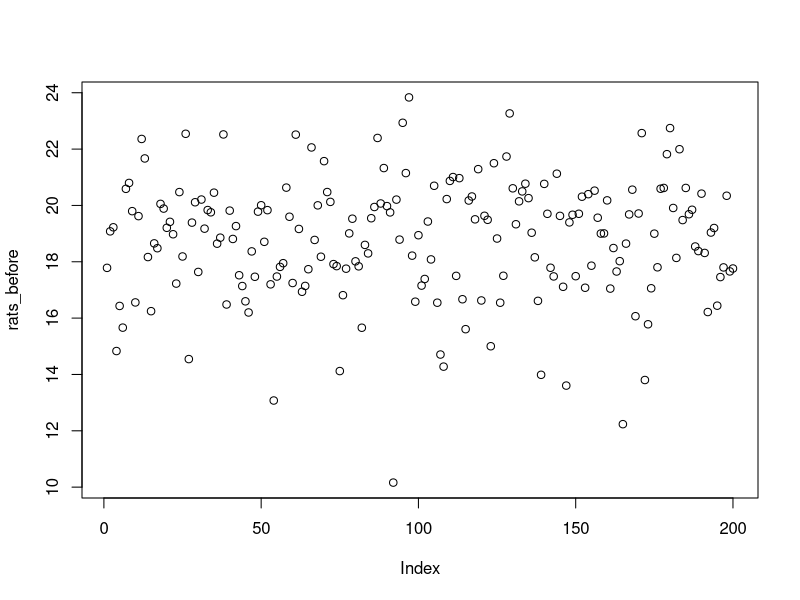
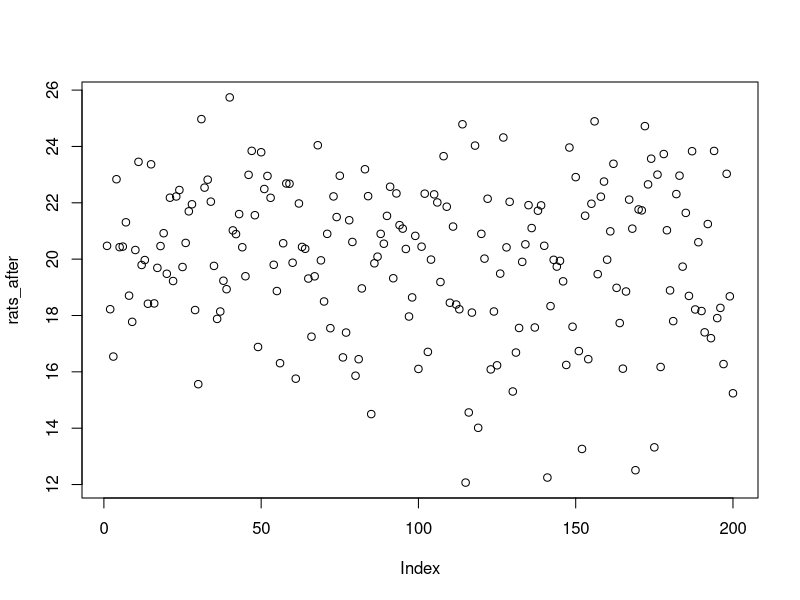
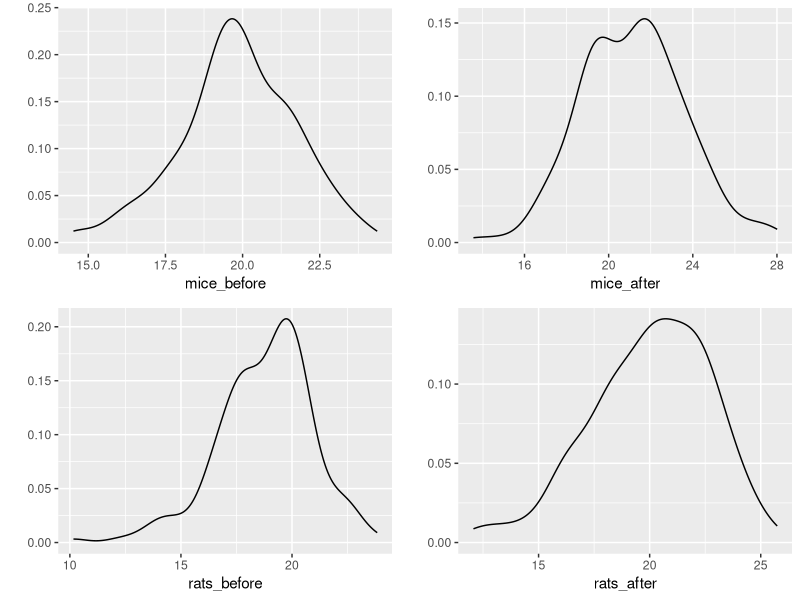
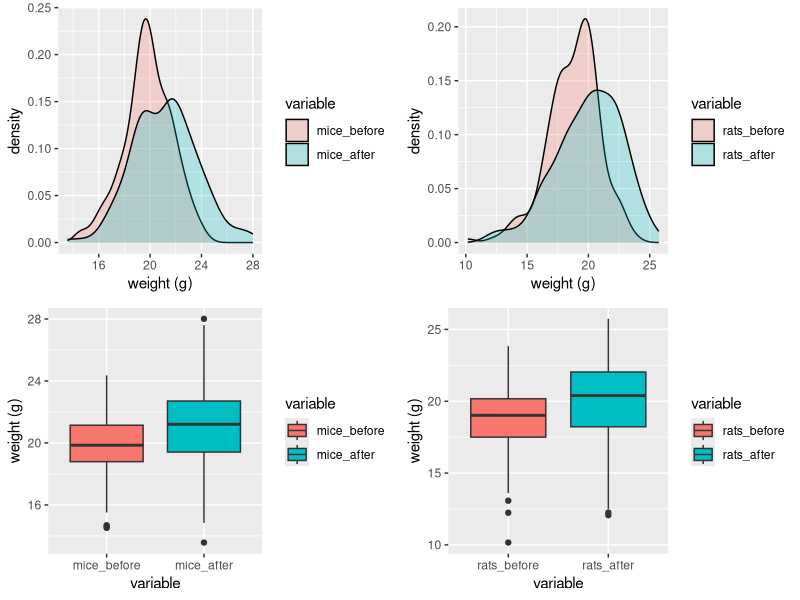
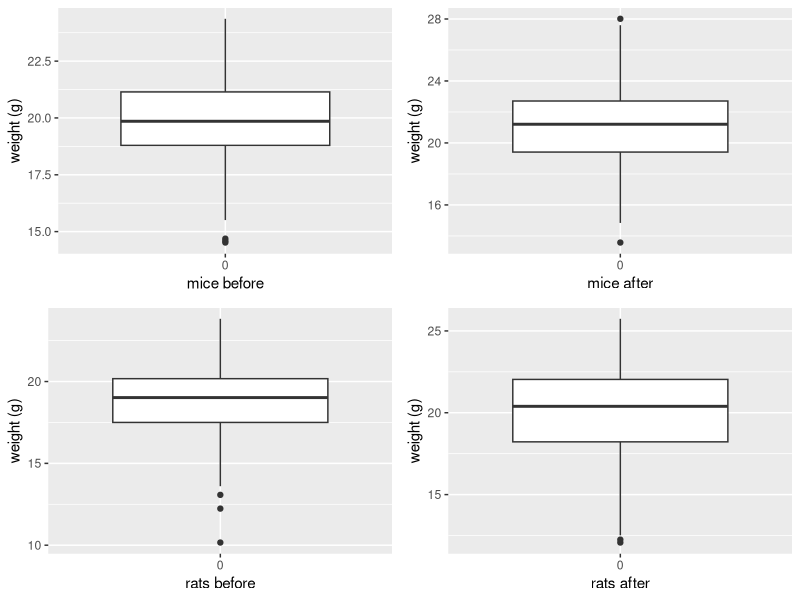

Generate these figures, in order, with R: (Note: this script raises an error after producing the figures.)
# Task 1.a
mice_before = rnorm(200, 20, 2)
mice_after = rnorm(200, 21, 2.5)
IQR(mice_before)
IQR(mice_after)
mean(mice_before)
mean(mice_after)

# Task 1.b
rats_before = rweibull(200, shape = 10, scale = 20)
plot(rats_before)
rats_after = rweibull(200, shape = 9, scale = 21)
plot(rats_after)
IQR(rats_before)
IQR(rats_after)
mean(rats_before)
mean(rats_after)

# Task 1.c
library(ggplot2) # import library
library(reshape)

mice <- data.frame(mice_before, mice_after) # create df
rats <- data.frame(rats_before, rats_after)

mice_plot1 <- qplot(mice_before, data = mice, geom = "density") # density plot
mice_plot2 <- qplot(mice_after, data = mice, geom = "density")
rat_plot1 <- qplot(rats_before, data = rats, geom = "density")
rat_plot2 <- qplot(rats_after, data = rats, geom = "density")
gridExtra::grid.arrange(mice_plot1, mice_plot2, rat_plot1, rat_plot2, 
                        nrow = 2, ncol = 2) # arrange graphs in grid
melted_mice <- melt(mice)
melted_rats <- melt(rats)
mice_d_melt <- ggplot(melted_mice, aes(x=value,fill=variable)) + 
  geom_density(alpha=0.25) + xlab("weight (g)")
rats_d_melt <- ggplot(melted_rats, aes(x=value,fill=variable)) + 
  geom_density(alpha=0.25) + xlab("weight (g)")
mice_b_melt <- ggplot(melted_mice,aes(x=variable, y=value, fill=variable)) + 
  geom_boxplot() + ylab("weight (g)")
rats_b_melt <- ggplot(melted_rats,aes(x=variable, y=value, fill=variable)) + 
  geom_boxplot() + ylab("weight (g)")
gridExtra::grid.arrange(mice_d_melt, rats_d_melt, mice_b_melt, rats_b_melt, 
                        nrow = 2, ncol = 2) # arrange graphs in grid

# Task 1.d# Task 1.mice_afterd
mice_bplot1 <- qplot(factor(0), mice_before, data = mice, geom = "boxplot",
                     xlab = "mice before", ylab = "weight (g)")
mice_bplot2 <- qplot(factor(0), mice_after, data = mice, geom = "boxplot",
                     xlab = "mice after", ylab = "weight (g)")
rat_bplot1 <- qplot(factor(0), rats_before, data = rats, geom = "boxplot",
                    xlab = "rats before", ylab = "weight (g)")
rat_bplot2 <- qplot(factor(0), rats_after, data = rats, geom = "boxplot",
                    xlab = "rats after", ylab = "weight (g)")
gridExtra::grid.arrange(mice_bplot1, mice_bplot2, rat_bplot1, rat_bplot2, 
                        nrow = 2, ncol = 2) # arrange graphs in grid
df_test <- melt(mice_bplot1, mice_bplot2, rat_bplot1, rat_bplot2)
qplot(df_test)
#summary(mice_bplot1)

# Task 2.a & b
library(ggpubr) # import library
qq_mice_before <- ggqqplot(mice$mice_before) # QQ plot
qq_mice_after <- ggqqplot(mice$mice_after)
qq_rats_before <- ggqqplot(rats$rats_before) # QQ plot
qq_rats_after <- ggqqplot(rats$rats_after)
gridExtra::grid.arrange(qq_mice_before, qq_mice_after, 
                        nrow = 1, ncol = 2) # arrange graphs in grid
gridExtra::grid.arrange(qq_rats_before, qq_rats_after, 
                        nrow = 1, ncol = 2) # arrange graphs in grid

qq_mice <- ggqqplot(melted_mice$value)+ ylab("mice weight (g)") # QQ plot
qq_rats <- ggqqplot(melted_rats$value)+ ylab("rats weight (g)")
gridExtra::grid.arrange(qq_mice, qq_rats, 
                        nrow = 1, ncol = 2) # arrange graphs in grid

shapiro.test(mice$mice_before) # Shapiro-Wilk test
shapiro.test(mice$mice_after)
shapiro.test(rats$rats_before) # Shapiro-Wilk test
shapiro.test(rats$rats_after)

shapiro.test(melted_mice$value) # Shapiro-Wilk test
shapiro.test(melted_rats$value)

# Task 2.c
# Mice before:
#   QQ - majority of data follows normal distribution
#   Shapiro-Wilks - p-value < 0.05 so reject null hypothesis, significant difference exists
#   
# Mice after:
#   QQ - majority of data follows normal distribution
#   Shapiro-Wilks - p-value > 0.05 so accept null hypothesis, no significant difference exists

# Rats before:
#   QQ - less data follows normal distribution
#   Shapiro-Wilks - p-value < 0.05 so reject null hypothesis, significant difference exists

# Rats after:
#   QQ - even less data follows normal distribution
#   Shapiro-Wilks - p-value < 0.05 so reject null hypothesis, significant difference exists

# Task 3.a
t.test(mice$mice_before, mice$mice_after, paired = TRUE)

# Task 3.b
library("dplyr") # import library

wilcox.test(rats$rats_before, rats$rats_after, alternative = "two.sided",
            paired = TRUE, conf.int = TRUE, conf.level = 0.95) # Wilcoxon test

# Task 4.a
library("fitdistrplus") # import library
before_w <- fitdist(rats$rats_before, "weibull") # Weibull distribution
before_l <- fitdist(rats$rats_before, "lnorm") # Lognormal distribution
before_g <- fitdist(rats$rats_before, "gamma") # Gamma distribution

par(mfrow=c(2,2)) # visualise
plot.legend <- c("Weibull", "Lognormal", "Gamma")
denscomp(list(before_w, before_l, before_g), legendtext = plot.legend)
cdfcomp (list(before_w, before_l, before_g), legendtext = plot.legend)
qqcomp  (list(before_w, before_l, before_g), legendtext = plot.legend)
ppcomp  (list(before_w, before_l, before_g), legendtext = plot.legend)

after_w <- fitdist(melted_rats, "weibull")
after_l <- fitdist(rats$rats_after, "lnorm")
after_g <- fitdist(rats$rats_after, "gamma")

par(mfrow=c(2,2)) # visualise
plot.legend <- c("Weibull", "Lognormal", "Gamma")
denscomp(list(after_w, after_l, after_g), legendtext = plot.legend)
cdfcomp (list(after_w, after_l, after_g), legendtext = plot.legend)
qqcomp  (list(after_w, after_l, after_g), legendtext = plot.legend)
ppcomp  (list(after_w, after_l, after_g), legendtext = plot.legend)

melted_w <- fitdist(melted_rats$value, "weibull")
melted_l <- fitdist(melted_rats$value, "lnorm")
melted_g <- fitdist(melted_rats$value, "gamma")

par(mfrow=c(2,2)) # visualise
plot.legend <- c("Weibull", "Lognormal", "Gamma")
denscomp(list(melted_w, melted_l, melted_g), legendtext = plot.legend, xlab = "Rats weight(g)")
cdfcomp (list(melted_w, melted_l, melted_g), legendtext = plot.legend, xlab = "Rats weight(g)")
qqcomp  (list(melted_w, melted_l, melted_g), legendtext = plot.legend)
ppcomp  (list(melted_w, melted_l, melted_g), legendtext = plot.legend)

BIC(lm(after_w$data~1))
BIC(lm(after_l$data~1))
BIC(lm(after_g$data~1))
